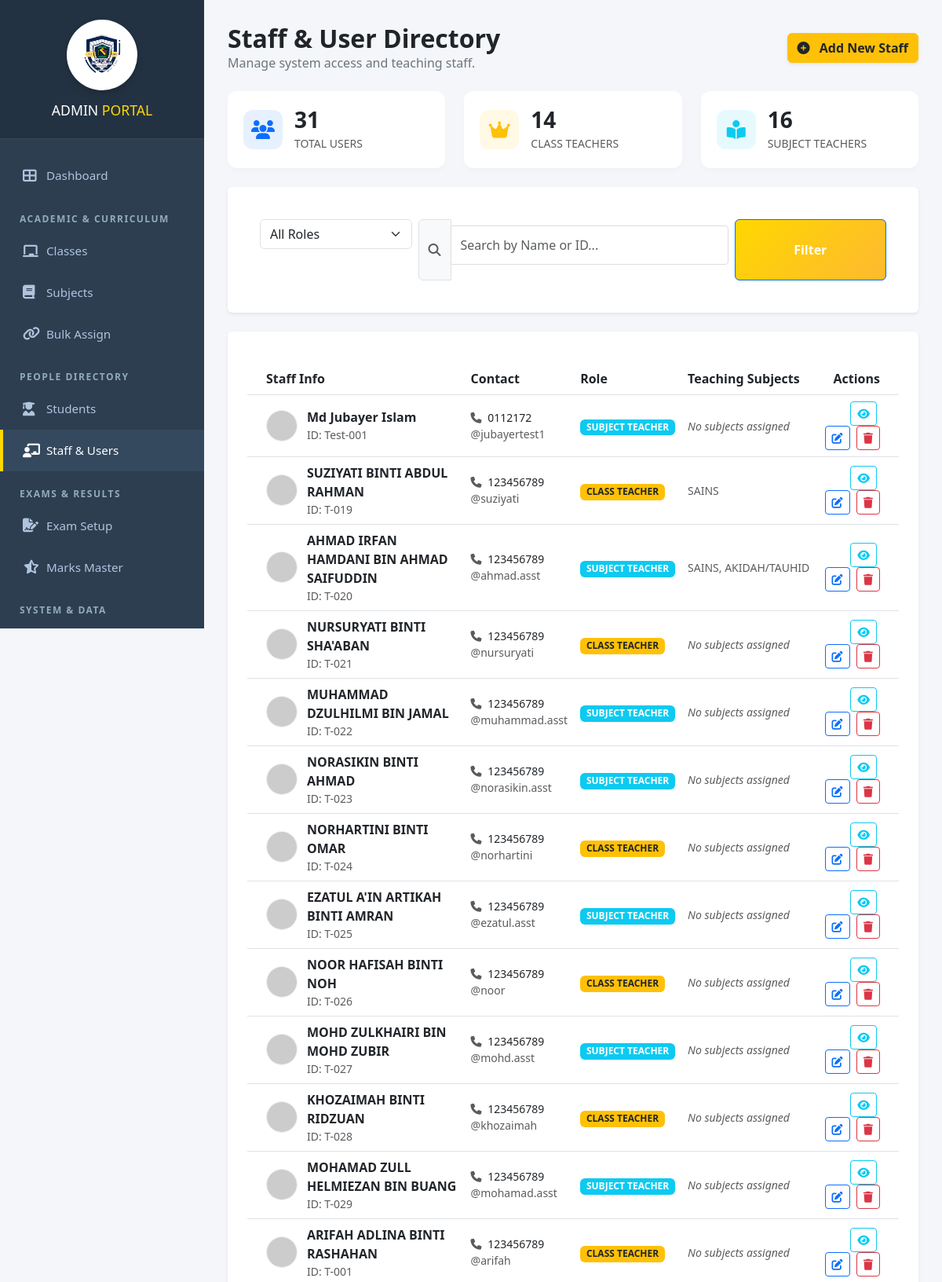
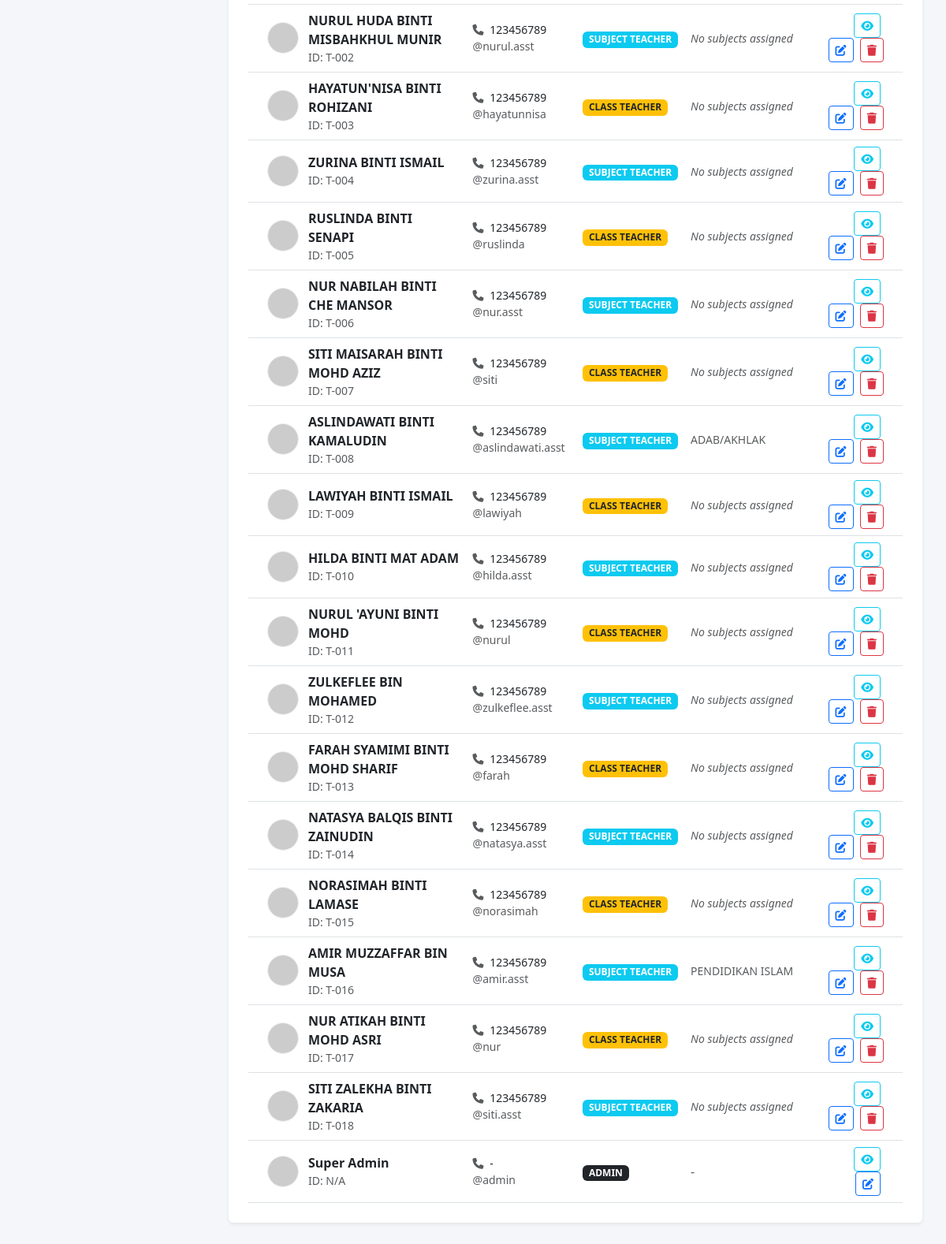
/admin/manage_users.php (signed in), run on the app's committed database (2 pictures, top to bottom).
### tables this page shows
CREATE TABLE `users` (
  `user_id` int(11) NOT NULL,
  `username` varchar(50) NOT NULL,
  `password` varchar(255) NOT NULL,
  `full_name` varchar(100) NOT NULL,
  `role` enum('admin','class_teacher','subject_teacher') NOT NULL,
  `created_at` timestamp NULL DEFAULT current_timestamp(),
  `avatar` varchar(255) DEFAULT NULL,
  `ic_no` varchar(50) DEFAULT NULL,
  `teacher_id_no` varchar(50) DEFAULT NULL,
  `phone` varchar(20) DEFAULT NULL,
  `teaching_subjects` text DEFAULT NULL
);

### admin/manage_users.php (the view, shortened to what this page needs)
<?php
include '../config/db.php';
include 'includes/header.php';
$stat_total = $conn->query("SELECT count(*) as c FROM users")->fetch_assoc()['c'];
$stat_class = $conn->query("SELECT count(*) as c FROM users WHERE role = 'class_teacher'")->fetch_assoc()['c'];
$stat_subj = $conn->query("SELECT count(*) as c FROM users WHERE role = 'subject_teacher'")->fetch_assoc()['c'];
$search_query = isset($_GET['search']) ? $_GET['search'] : '';
$sql = "SELECT u.*,
        (
            SELECT GROUP_CONCAT(s.subject_name SEPARATOR ', ')
            FROM subjects s
            JOIN subject_teachers st ON s.subject_id = st.subject_id
            WHERE st.teacher_id = u.user_id
        ) as teaching_subjects
        FROM users u WHERE 1=1";
$sql .= " ORDER BY u.created_at DESC";
$users = $conn->query($sql);
?>
<link href="https://cdn.jsdelivr.net/npm/bootstrap@5.3.0/dist/css/bootstrap.min.css" rel="stylesheet">
<link href="https://cdnjs.cloudflare.com/ajax/libs/font-awesome/6.4.0/css/all.min.css" rel="stylesheet">
<div class="wrapper">
    <?php include 'includes/sidebar.php'; ?>
    <div class="main-content">
        <div class="container-fluid">
            <div class="d-flex justify-content-between align-items-center mb-4">
                <div>
                    <h2 class="fw-bold text-dark mb-0">Staff & User Directory</h2>
                    <p class="text-secondary mb-0">Manage system access and teaching staff.</p>
                </div>
                <button onclick="toggleForm()" class="btn btn-warning fw-bold text-dark shadow-sm">
                    <i class="fas fa-plus-circle me-2"></i> Add New Staff
                </button>
            </div>
            <div class="row g-4 mb-4">
                <div class="col-md-4">
                    <div class="stat-card">
                        <div class="stat-icon bg-primary bg-opacity-10 text-primary"><i class="fas fa-users"></i></div>
                        <div>
                            <h3 class="fw-bold mb-0"><?php echo $stat_total; ?></h3>
                            <span class="text-muted small text-uppercase">Total Users</span>
                        </div>
                    </div>
                </div>
                <div class="col-md-4">
                    <div class="stat-card">
                        <div class="stat-icon bg-warning bg-opacity-10 text-warning"><i class="fas fa-crown"></i></div>
                        <div>
                            <h3 class="fw-bold mb-0"><?php echo $stat_class; ?></h3>
                            <span class="text-muted small text-uppercase">Class Teachers</span>
                        </div>
                    </div>
                </div>
                <div class="col-md-4">
                    <div class="stat-card">
                        <div class="stat-icon bg-info bg-opacity-10 text-info"><i class="fas fa-book-reader"></i></div>
                        <div>
                            <h3 class="fw-bold mb-0"><?php echo $stat_subj; ?></h3>
                            <span class="text-muted small text-uppercase">Subject Teachers</span>
                        </div>
                    </div>
                </div>
            </div>
            <div class="card border-0 shadow-sm mb-4">
                <div class="card-body p-3">
                    <form method="GET" class="row g-2">
                        <div class="col-md-3">
                            <select name="role" class="form-select">
                                <option value="">All Roles</option>
                            </select>
                        </div>
                        <div class="col-md-6">
                            <div class="input-group">
                                <span class="input-group-text bg-light"><i class="fas fa-search text-muted"></i></span>
                                <input type="text" name="search" class="form-control"
                                    placeholder="Search by Name or ID..." value="<?php echo $search_query; ?>">
                            </div>
                        </div>
                        <div class="col-md-3 d-flex gap-2">
                            <button type="submit" class="btn btn-primary fw-bold flex-grow-1">Filter</button>
                        </div>
                    </form>
                </div>
            </div>
            <div class="card border-0 shadow-sm">
                <div class="card-body p-0">
                    <div class="table-responsive">
                        <table class="table table-hover align-middle mb-0">
                            <thead class="bg-light">
                                <tr>
                                    <th class="ps-4">Staff Info</th>
                                    <th>Contact</th>
                                    <th>Role</th>
                                    <th>Teaching Subjects</th>
                                    <th class="text-end pe-4">Actions</th>
                                </tr>
                            </thead>
                            <tbody>
                                <?php if ($users->num_rows > 0): ?>
                                    <?php while ($row = $users->fetch_assoc()): ?>
                                        <tr>
                                            <td class="ps-4">
                                                <div class="d-flex align-items-center">
                                                    <?php $avatar = $row['avatar'] ? "../uploads/" . $row['avatar'] : "https://ui-avatars.com/api/?name=" . $row['full_name'] . "&background=random"; ?>
                                                    <img src="<?php echo $avatar; ?>" class="avatar-sm">
                                                    <div>
                                                        <div class="fw-bold text-dark"><?php echo $row['full_name']; ?></div>
                                                        <div class="small text-muted">ID:
                                                            <?php echo $row['teacher_id_no'] ? $row['teacher_id_no'] : 'N/A'; ?>
                                                        </div>
                                                    </div>
                                                </div>
                                            </td>
                                            <td>
                                                <div class="small"><i class="fas fa-phone text-muted me-1"></i>
                                                    <?php echo $row['phone'] ? $row['phone'] : '-'; ?></div>
                                                <div class="small text-muted">@<?php echo $row['username']; ?></div>
                                            </td>
                                            <td>
                                                <?php
                                                $badgeClass = "bg-secondary";
                                                if ($row['role'] == 'admin')
                                                    $badgeClass = "bg-dark";
                                                if ($row['role'] == 'class_teacher')
                                                    $badgeClass = "bg-warning text-dark";
                                                if ($row['role'] == 'subject_teacher')
                                                    $badgeClass = "bg-info text-white";
                                                ?>
                                                <span
                                                    class="badge <?php echo $badgeClass; ?> text-uppercase"><?php echo str_replace('_', ' ', $row['role']); ?></span>
                                            </td>
                                            <td>
                                                <?php if ($row['teaching_subjects']): ?>
                                                    <small class="text-muted text-truncate d-block" style="max-width: 200px;"
                                                        title="<?php echo $row['teaching_subjects']; ?>">
                                                        <?php echo $row['teaching_subjects']; ?>
                                                    </small>
                                                <?php elseif ($row['role'] != 'admin'): ?>
                                                    <span class="small text-muted fst-italic">No subjects assigned</span>
                                                <?php else: ?>
                                                    <span class="text-muted">-</span>
                                                <?php endif; ?>
                                            </td>
                                            <td class="text-end pe-4">
                                                <a href="view_user.php?user_id=<?php echo $row['user_id']; ?>"
                                                    class="btn btn-sm btn-outline-info me-1" title="View"><i
                                                        class="fas fa-eye"></i></a>
                                                <a href="edit_user.php?user_id=<?php echo $row['user_id']; ?>"
                                                    class="btn btn-sm btn-outline-primary me-1" title="Edit"><i
                                                        class="fas fa-edit"></i></a>
                                                <?php if ($row['user_id'] != $_SESSION['user_id']): ?>
                                                    <a href="manage_users.php?delete_id=<?php echo $row['user_id']; ?>"
                                                        class="btn btn-sm btn-outline-danger" title="Delete"
                                                        onclick="return confirm('Are you sure you want to remove this user?');"><i
                                                            class="fas fa-trash"></i></a>
                                                <?php endif; ?>
                                            </td>
                                        </tr>
                                    <?php endwhile; ?>
                                <?php endif; ?>
                            </tbody>
                        </table>
                    </div>
                </div>
            </div>
        </div>
    </div>
</div>
</body>
</html>

### admin/includes/header.php (style rules this page uses)
:root { --primary-gold: #FFD700; --gold-grad: linear-gradient(135deg, #FFD700 0%, #FDB931 100%); --sidebar-width: 260px; --bg-color: #f4f7f6; --text-color: #2c3e50; }
* { box-sizing: border-box; }
body { font-family: 'Segoe UI', Tahoma, Geneva, Verdana, sans-serif; background-color: var(--bg-color); color: var(--text-color); margin: 0; padding: 0; }
.main-content { margin-left: var(--sidebar-width); padding: 30px; min-height: 100vh; transition: margin-left 0.3s ease; }
.card { background: white; padding: 25px; border-radius: 8px; box-shadow: 0 2px 10px rgba(0, 0, 0, 0.05); margin-bottom: 20px; border: 1px solid #eef0f2; }
.btn { padding: 10px 20px; border: none; border-radius: 5px; cursor: pointer; font-weight: 600; text-decoration: none; display: inline-block; transition: 0.2s; }
.btn-primary { background: var(--gold-grad); color: #333; }
input[type="text"], input[type="password"], select, textarea { width: 100%; padding: 12px; margin: 8px 0 20px 0; border: 1px solid #ddd; border-radius: 4px; background: #fff; }
table { width: 100%; border-collapse: collapse; margin-top: 15px; }
th { text-align: left; padding: 15px; background: #f8f9fa; border-bottom: 2px solid var(--primary-gold); color: #555; }
td { padding: 15px; border-bottom: 1px solid #eee; }

### admin/manage_users.php (style rules this page uses)
body { background-color: #f4f6f9; overflow-x: hidden; }
.main-content { position: absolute; top: 0; right: 0; width: calc(100% - 260px) !important; margin-left: 260px !important; min-height: 100vh; padding: 0 !important; display: block !important; }
.container-fluid { padding: 30px !important; }
.stat-card { border: none; border-radius: 12px; box-shadow: 0 4px 6px rgba(0, 0, 0, 0.02); transition: 0.2s; background: white; padding: 20px; display: flex; align-items: center; }
.stat-icon { width: 50px; height: 50px; border-radius: 12px; display: flex; align-items: center; justify-content: center; font-size: 1.5rem; margin-right: 15px; }
.avatar-sm { width: 40px; height: 40px; border-radius: 50%; object-fit: cover; border: 1px solid #eee; margin-right: 12px; }

### admin/includes/sidebar.php (style rules this page uses)
:root { --sidebar-bg: #2c3e50; --sidebar-hover: #34495e; --sidebar-active-border: #FFD700; --brand-bg: #233242; }

### data on the page
users: full_name "Md Jubayer Islam", teacher_id_no "Test-001", phone "0112172", username "jubayertest1", role "SUBJECT TEACHER", shows "No subjects assigned"
users: full_name "SUZIYATI BINTI ABDUL RAHMAN", teacher_id_no "T-019", phone "123456789", username "suziyati", role "CLASS TEACHER", teaching_subjects "SAINS"
users: full_name "AHMAD IRFAN HAMDANI BIN AHMAD SAIFUDDIN", teacher_id_no "T-020", phone "123456789", username "ahmad.asst", role "SUBJECT TEACHER", teaching_subjects "SAINS, AKIDAH/TAUHID"
users: full_name "NURSURYATI BINTI SHA'ABAN", teacher_id_no "T-021", phone "123456789", username "nursuryati", role "CLASS TEACHER", shows "No subjects assigned"
users: full_name "MUHAMMAD DZULHILMI BIN JAMAL", teacher_id_no "T-022", phone "123456789", username "muhammad.asst", role "SUBJECT TEACHER", shows "No subjects assigned"
users: full_name "NORASIKIN BINTI AHMAD", teacher_id_no "T-023", phone "123456789", username "norasikin.asst", role "SUBJECT TEACHER", shows "No subjects assigned"
users: full_name "NORHARTINI BINTI OMAR", teacher_id_no "T-024", phone "123456789", username "norhartini", role "CLASS TEACHER", shows "No subjects assigned"
users: full_name "EZATUL A'IN ARTIKAH BINTI AMRAN", teacher_id_no "T-025", phone "123456789", username "ezatul.asst", role "SUBJECT TEACHER", shows "No subjects assigned"
users: full_name "NOOR HAFISAH BINTI NOH", teacher_id_no "T-026", phone "123456789", username "noor", role "CLASS TEACHER", shows "No subjects assigned"
users: full_name "MOHD ZULKHAIRI BIN MOHD ZUBIR", teacher_id_no "T-027", phone "123456789", username "mohd.asst", role "SUBJECT TEACHER", shows "No subjects assigned"
users: full_name "KHOZAIMAH BINTI RIDZUAN", teacher_id_no "T-028", phone "123456789", username "khozaimah", role "CLASS TEACHER", shows "No subjects assigned"
users: full_name "MOHAMAD ZULL HELMIEZAN BIN BUANG", teacher_id_no "T-029", phone "123456789", username "mohamad.asst", role "SUBJECT TEACHER", shows "No subjects assigned"
users: full_name "ARIFAH ADLINA BINTI RASHAHAN", teacher_id_no "T-001", phone "123456789", username "arifah", role "CLASS TEACHER", shows "No subjects assigned"
users: full_name "NURUL HUDA BINTI MISBAHKHUL MUNIR", teacher_id_no "T-002", phone "123456789", username "nurul.asst", role "SUBJECT TEACHER", shows "No subjects assigned"
users: full_name "HAYATUN'NISA BINTI ROHIZANI", teacher_id_no "T-003", phone "123456789", username "hayatunnisa", role "CLASS TEACHER", shows "No subjects assigned"
users: full_name "ZURINA BINTI ISMAIL", teacher_id_no "T-004", phone "123456789", username "zurina.asst", role "SUBJECT TEACHER", shows "No subjects assigned"
users: full_name "RUSLINDA BINTI SENAPI", teacher_id_no "T-005", phone "123456789", username "ruslinda", role "CLASS TEACHER", shows "No subjects assigned"
users: full_name "NUR NABILAH BINTI CHE MANSOR", teacher_id_no "T-006", phone "123456789", username "nur.asst", role "SUBJECT TEACHER", shows "No subjects assigned"
users: full_name "SITI MAISARAH BINTI MOHD AZIZ", teacher_id_no "T-007", phone "123456789", username "siti", role "CLASS TEACHER", shows "No subjects assigned"
users: full_name "ASLINDAWATI BINTI KAMALUDIN", teacher_id_no "T-008", phone "123456789", username "aslindawati.asst", role "SUBJECT TEACHER", teaching_subjects "ADAB/AKHLAK"
users: full_name "LAWIYAH BINTI ISMAIL", teacher_id_no "T-009", phone "123456789", username "lawiyah", role "CLASS TEACHER", shows "No subjects assigned"
users: full_name "HILDA BINTI MAT ADAM", teacher_id_no "T-010", phone "123456789", username "hilda.asst", role "SUBJECT TEACHER", shows "No subjects assigned"
users: full_name "NURUL 'AYUNI BINTI MOHD", teacher_id_no "T-011", phone "123456789", username "nurul", role "CLASS TEACHER", shows "No subjects assigned"
users: full_name "ZULKEFLEE BIN MOHAMED", teacher_id_no "T-012", phone "123456789", username "zulkeflee.asst", role "SUBJECT TEACHER", shows "No subjects assigned"
users: full_name "FARAH SYAMIMI BINTI MOHD SHARIF", teacher_id_no "T-013", phone "123456789", username "farah", role "CLASS TEACHER", shows "No subjects assigned"
users: full_name "NATASYA BALQIS BINTI ZAINUDIN", teacher_id_no "T-014", phone "123456789", username "natasya.asst", role "SUBJECT TEACHER", shows "No subjects assigned"
users: full_name "NORASIMAH BINTI LAMASE", teacher_id_no "T-015", phone "123456789", username "norasimah", role "CLASS TEACHER", shows "No subjects assigned"
users: full_name "AMIR MUZZAFFAR BIN MUSA", teacher_id_no "T-016", phone "123456789", username "amir.asst", role "SUBJECT TEACHER", teaching_subjects "PENDIDIKAN ISLAM"
users: full_name "NUR ATIKAH BINTI MOHD ASRI", teacher_id_no "T-017", phone "123456789", username "nur", role "CLASS TEACHER", shows "No subjects assigned"
users: full_name "SITI ZALEKHA BINTI ZAKARIA", teacher_id_no "T-018", phone "123456789", username "siti.asst", role "SUBJECT TEACHER", shows "No subjects assigned"
users: full_name "Super Admin", shows "N/A", username "admin", role "ADMIN"

### other printed values
$stat_total "31"
$stat_class "14"
$stat_subj "16"
